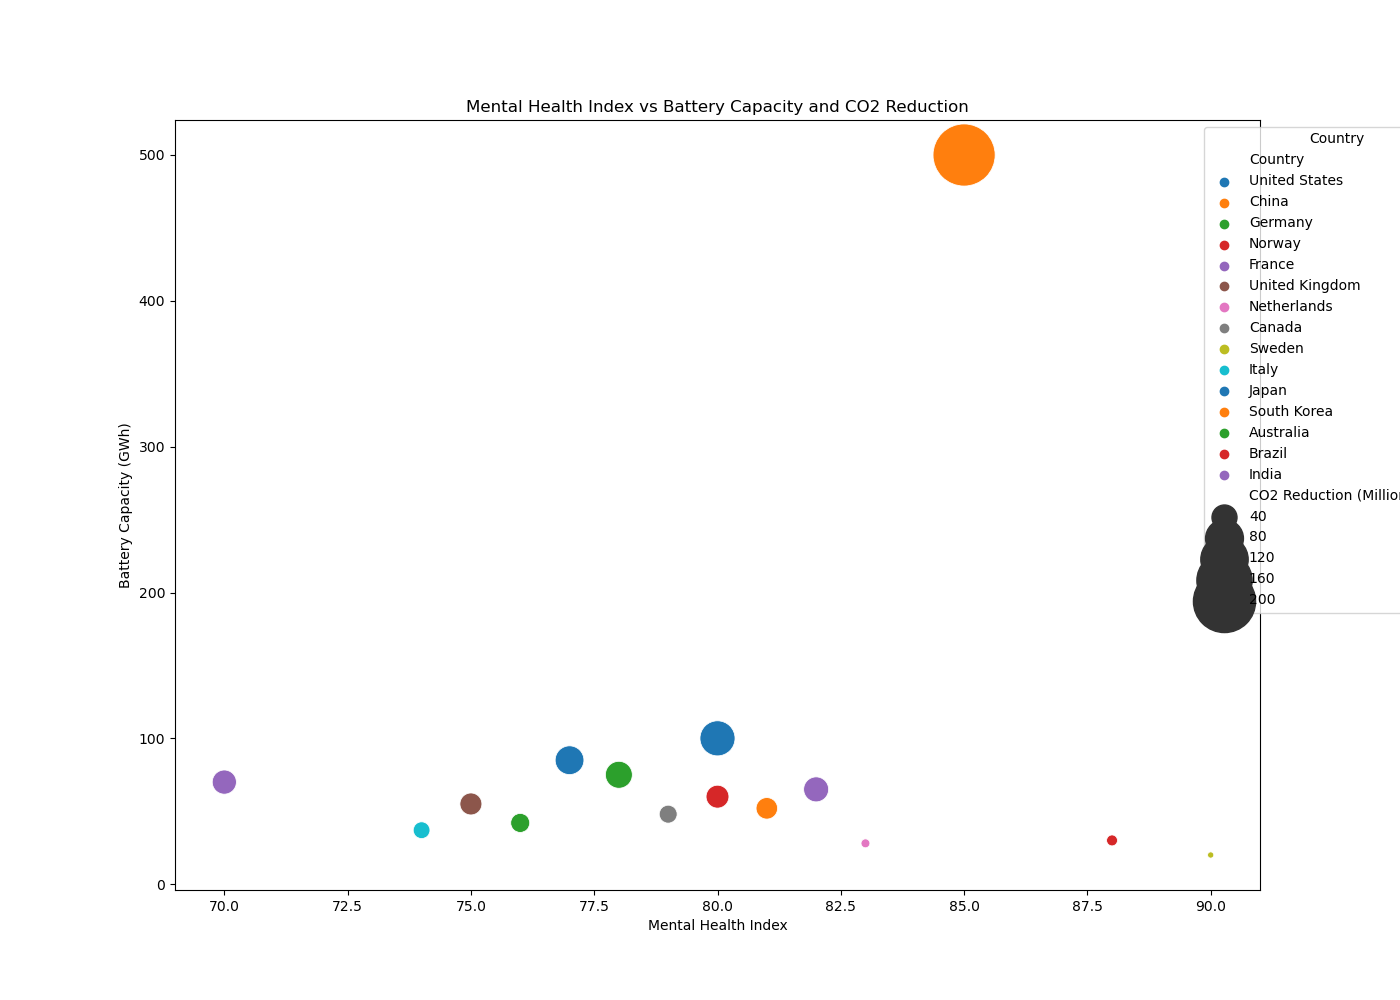

Recreate this plot in Python.

import pandas as pd
import seaborn as sns
import matplotlib.pyplot as plt

data = {
    'Country': ['United States', 'China', 'Germany', 'Norway', 'France', 'United Kingdom', 
                'Netherlands', 'Canada', 'Sweden', 'Italy', 'Japan', 'South Korea',
                'Australia', 'Brazil', 'India'],
    'Battery Capacity (GWh)': [100, 500, 75, 30, 65, 55, 28, 48, 20, 37, 85, 52, 42, 60, 70],
    'Mental Health Index': [80, 85, 78, 88, 82, 75, 83, 79, 90, 74, 77, 81, 76, 80, 70],
    'CO2 Reduction (Million Tonnes)': [70, 200, 45, 15, 40, 33, 13, 25, 11, 23, 50, 32, 27, 35, 38]
}

df = pd.DataFrame(data)

plt.figure(figsize=(14, 10))
bubble_chart = sns.scatterplot(data=df, 
                               x='Mental Health Index', 
                               y='Battery Capacity (GWh)', 
                               size='CO2 Reduction (Million Tonnes)', 
                               hue='Country', 
                               palette=["#1f77b4", "#ff7f0e", "#2ca02c", "#d62728", 
                                        "#9467bd", "#8c564b", "#e377c2", "#7f7f7f",
                                        "#bcbd22", "#17becf", "#1f77b4", "#ff7f0e",
                                        "#2ca02c", "#d62728", "#9467bd"],
                               sizes=(20, 2000))

plt.title('Mental Health Index vs Battery Capacity and CO2 Reduction')
plt.xlabel('Mental Health Index')
plt.ylabel('Battery Capacity (GWh)')

bubble_chart.legend(loc='upper right', bbox_to_anchor=(1.2, 1), title='Country')

plt.show()
